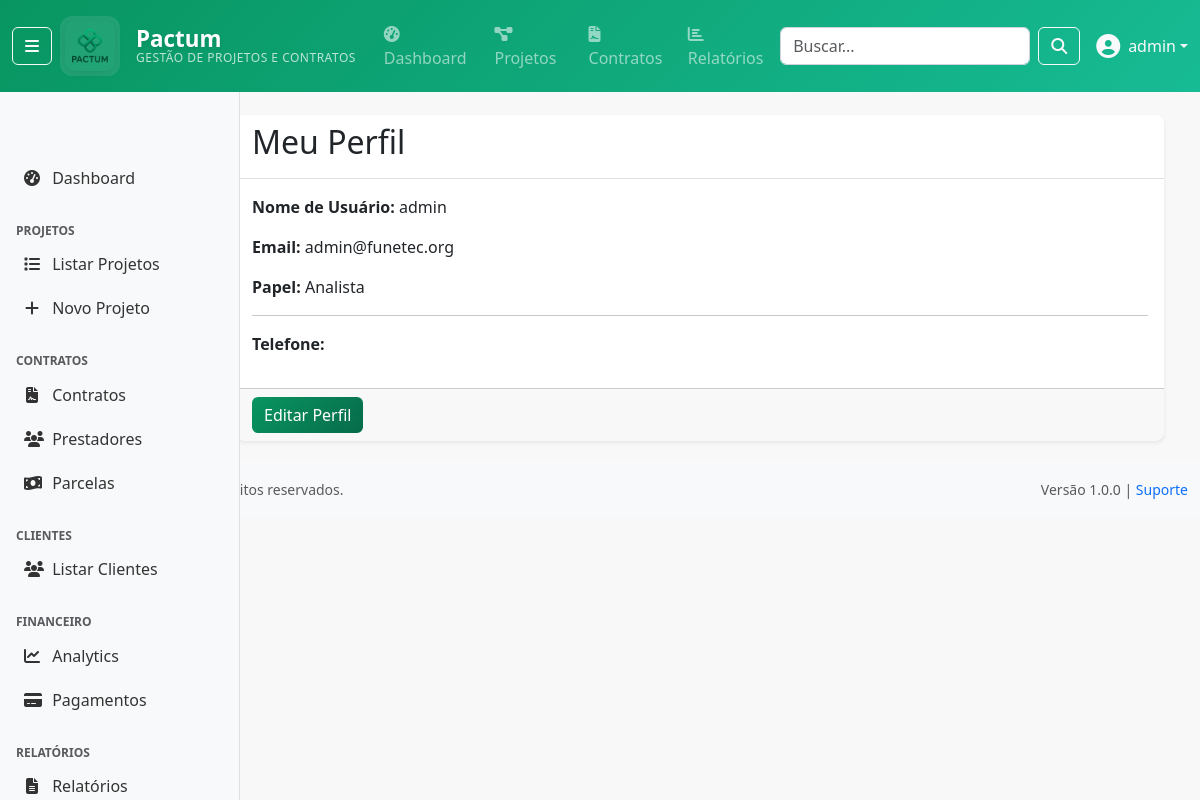
The app's page /accounts/profile/ (signed in), older data.
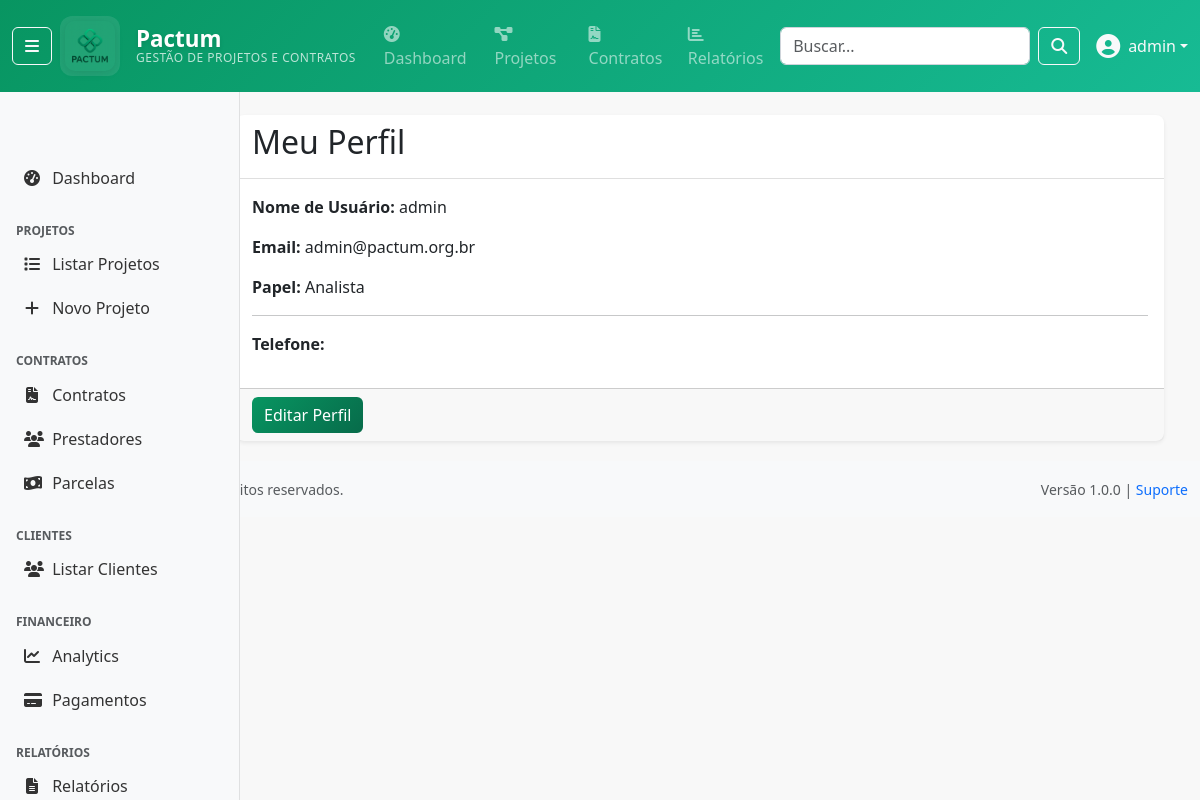
The same page, newer data.
### apps/accounts/models/user.py (models this page shows, shortened)
class User(AbstractUser):
    ROLE_CHOICES = [
        ('admin', 'Administrador'),
        ('ti', 'TI'),
        ('fiscal', 'Fiscal'),
        ('financeiro', 'Financeiro'),
        ('analista', 'Analista'),
        ('cliente', 'Cliente'),
    ]
    DEPARTMENT_CHOICES = [
        ('administrativo', 'Administrativo'),
        ('financeiro', 'Financeiro'),
        ('ti', 'Tecnologia da Informação'),
        ('fiscal', 'Fiscal'),
        ('operacional', 'Operacional'),
        ('diretoria', 'Diretoria'),
    ]
    cpf = models.CharField(
        'CPF', max_length=14, unique=True, null=True, blank=True,
        validators=[RegexValidator(
            regex=r'^\d{3}\.\d{3}\.\d{3}-\d{2}$|^\d{11}$',
            message='CPF deve estar no formato XXX.XXX.XXX-XX ou apenas números'
        )]
    )
    telefone = models.CharField('Telefone', max_length=20, blank=True)
    role = models.CharField('Função', max_length=20, choices=ROLE_CHOICES, default='analista')
    department = models.CharField('Departamento', max_length=30, choices=DEPARTMENT_CHOICES, blank=True)
    is_cliente_externo = models.BooleanField('Cliente Externo', default=False, help_text='Indica se é um cliente externo da FUNETEC')
    last_activity = models.DateTimeField('Última Atividade', null=True, blank=True)
    class Meta:
        verbose_name = 'Usuário'
        verbose_name_plural = 'Usuários'
        ordering = ['-date_joined']
        permissions = [
            ('can_manage_users', 'Pode gerenciar usuários'),
            ('can_view_financial_data', 'Pode ver dados financeiros'),
            ('can_manage_contracts', 'Pode gerenciar contratos'),
            ('can_manage_projects', 'Pode gerenciar projetos'),
            ('can_generate_reports', 'Pode gerar relatórios'),
        ]
    def __str__(self):
        return self.get_full_name() or self.username
    def is_admin(self):
        return self.role == 'admin' or self.is_superuser
    def is_cliente(self):
        return self.role == 'cliente' or self.is_cliente_externo
    def can_manage_projects(self):
        return self.is_admin() or self.has_perm('accounts.can_manage_projects')
    def can_view_financial_data(self):
        return self.role in ['admin', 'financeiro', 'fiscal'] or self.has_perm('accounts.can_view_financial_data')
    def can_manage_contracts(self):
        return self.role in ['admin', 'financeiro'] or self.has_perm('accounts.can_manage_contracts')
    def can_generate_reports(self):
        return not self.is_cliente() or self.has_perm('accounts.can_generate_reports')
    def can_manage_users(self):
        """Verificar se pode gerenciar usuários"""
        return self.is_admin() or self.has_perm('accounts.can_manage_users')

### apps/accounts/views/profile_views.py (the view)
# urls.py: path('profile/', profile_views.ProfileView.as_view(), name='profile'),
class ProfileView(LoginRequiredMixin, TemplateView):
    template_name = "accounts/profile.html"

### templates/accounts/profile.html
{% extends 'base/base.html' %}
{% block content %}
<div class="container mt-4">
    <div class="card">
        <div class="card-header">
            <h2>Meu Perfil</h2>
        </div>
        <div class="card-body">
            <p><strong>Nome de Usuário:</strong> {{ user.username }}</p>
            <p><strong>Email:</strong> {{ user.email }}</p>
            <p><strong>Papel:</strong> {{ user.get_role_display }}</p>
            <hr>
            <p><strong>Telefone:</strong> {{ userprofile.telefone }}</p>
        </div>
        <div class="card-footer">
            <a href="{% url 'accounts:profile_edit' %}" class="btn btn-primary">Editar Perfil</a>
        </div>
    </div>
</div>
{% endblock %}

### templates/base/navbar.html (shortened to what this page needs)
{% load static %}
<nav class="navbar navbar-expand-md navbar-dark fixed-top" style="background: linear-gradient(135deg, #089561 0%, #17BB94 100%);">
    <div class="container-fluid">
        {% if user.is_authenticated %}
            <button class="btn btn-outline-light me-2" type="button" id="sidebarToggle" title="Recolher/Expandir Menu"
                    aria-label="Toggle sidebar" aria-pressed="false">
                <i class="fas fa-bars"></i>
            </button>
        {% endif %}
        <a class="navbar-brand d-flex align-items-center logo-brand-enhanced" href="{% url 'dashboard:index' %}">
            <div class="logo-container me-3">
                <img src="{% static 'img/logo_pactum.png' %}" alt="Pactum - Gestão de Projetos e Contratos" height="50" class="logo-img">
            </div>
            <div class="brand-text-container">
                <div class="brand-title">Pactum</div>
                <div class="brand-subtitle d-none d-lg-block">Gestão de Projetos e Contratos</div>
            </div>
        </a>
        <div class="collapse navbar-collapse" id="navbarNav">
            {% if user.is_authenticated %}
                <ul class="navbar-nav me-auto">
                    <li class="nav-item">
                        <a class="nav-link" href="{% url 'dashboard:index' %}">
                            <i class="fas fa-tachometer-alt me-1"></i>Dashboard
                        </a>
                    </li>
                    {% if user.can_manage_projects %}
                        <li class="nav-item">
                            <a class="nav-link" href="{% url 'projetos:projeto_list' %}">
                                <i class="fas fa-project-diagram me-1"></i>Projetos
                            </a>
                        </li>
                    {% endif %}
                    {% if user.can_manage_contracts %}
                        <li class="nav-item">
                            <a class="nav-link" href="{% url 'contratos:contrato_list' %}">
                                <i class="fas fa-file-contract me-1"></i>Contratos
                            </a>
                        </li>
                    {% endif %}
                    {% if user.can_view_financial_data %}
                        <li class="nav-item">
                            <a class="nav-link" href="{% url 'relatorios:relatorio_list' %}">
                                <i class="fas fa-chart-bar me-1"></i>Relatórios
                            </a>
                        </li>
                    {% endif %}
                </ul>
                <form class="d-flex me-3" method="get" action="{% url 'dashboard:index' %}">
                    <input class="form-control me-2" type="search" placeholder="Buscar..." name="q"
                           value="{{ request.GET.q }}" style="width: 250px;">
                    <button class="btn btn-outline-light" type="submit">
                        <i class="fas fa-search"></i>
                    </button>
                </form>
                <div class="dropdown">
                    <a class="nav-link dropdown-toggle text-light d-flex align-items-center" href="#"
                       id="userDropdown" role="button" data-bs-toggle="dropdown">
                        {% if user.avatar %}
                            <img src="{{ user.avatar.url }}" class="rounded-circle me-2" width="32" height="32">
                        {% else %}
                            <i class="fas fa-user-circle me-2 fs-4"></i>
                        {% endif %}
                        {{ user.get_full_name|default:user.username }}
                    </a>
                </div>
            {% endif %}
        </div>
    </div>
</nav>

Row changes from the older to the newer data that the page shows:
changed User "admin": email "admin@funetec.org" → "admin@pactum.org.br"
